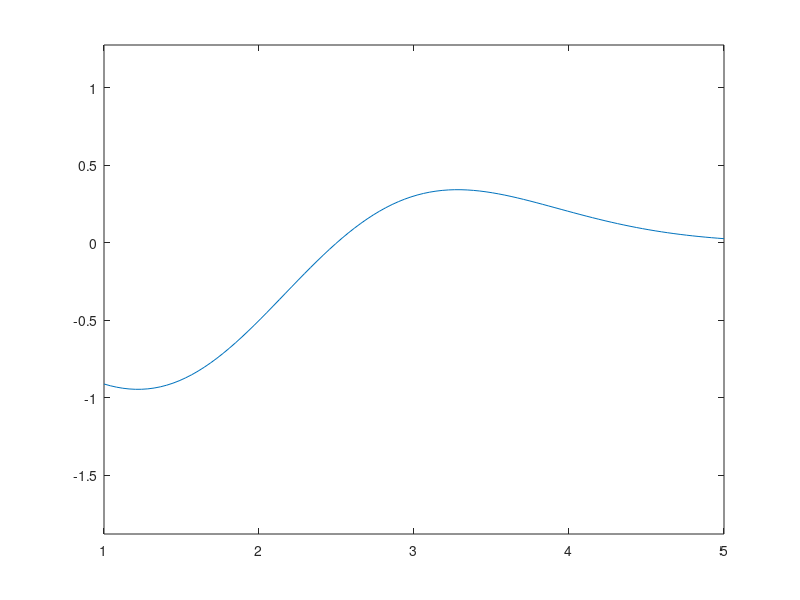

The MATLAB source for this figure:
% Intervallhalvering.
clc; clear; close;

% 1
f = @(x) (x - 2.5) .* exp(-0.5 * (x - 2).^2);

x = linspace(1, 5);
plot(x, f(x)); axis equal;

a = 2; b = 3;   % initial guesses, on on each side of the x-axis

if f(a)*f(b) < 0
    disp("f(a)*f(b) < 0")
end

m = (a + b) / 2;    % point in the middle

if f(m) == 0
    disp("We've found our x-intersect: " + m)
end

if f(a) * f(m) < 0
    disp("middle point is to the right of the intersect.")  % we want this.
    % it means that we've caught the line between our two points.
    b = m;  % new interval is (here) [2, 2.5].
else
    disp("middle point is to the left of the intersect.")   % could be used
    % it means the other interval contains the line.
    a = m;
end

if f(a)*f(b) < 0
    disp("f(a)*f(b) < 0")
end

if f(a)*f(b) > 0
    disp("f(a)*f(b) > 0")
end

% remember, this is useful! Altough there are methods that converge faster.
% ... but this is intuitive and easy to implement. Also doesn't require
% any knowledge of the derivative of the function, or such.
